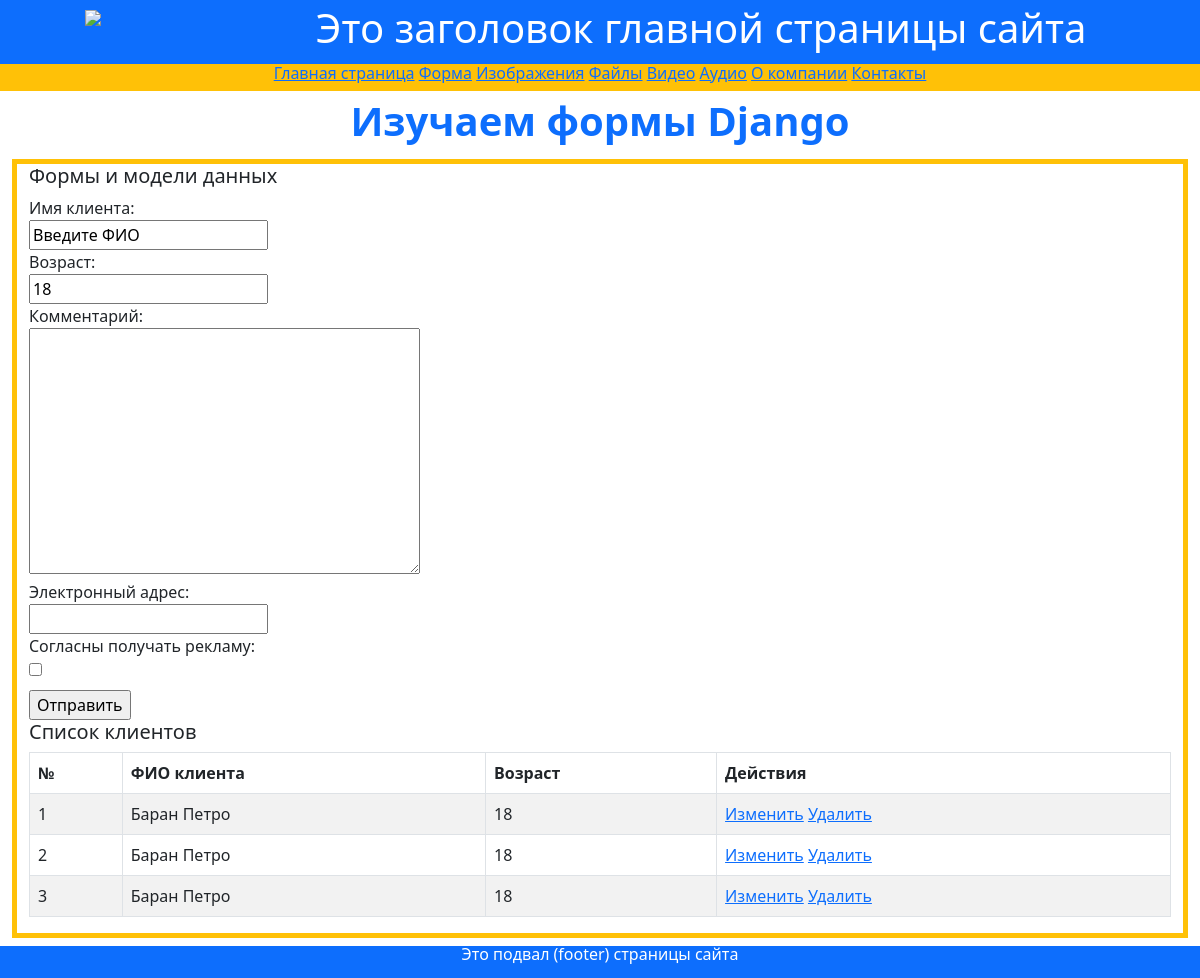
Page /my_form/ on the committed database.
### firstapp/models.py (models this page shows)
class Person(models.Model):
    name = models.CharField(max_length=20, verbose_name="Имя клиента")
    age = models.IntegerField(verbose_name="Boзpacт клиента")
    objects = models.Manager()  # This is the default manager - это интерфейс, через который для моделей Django предоставляютсяоперации запросов к базе данных.
    object_person = models.Manager()

### firstapp/views.py (the view)
# urls.py: path('my_form/', views.my_form, name='my_form'),
def my_form(request):
    if request.method == "POST":
        form = UserForm(request.POST)
        if form.is_valid():
            person = Person(
                name=form.cleaned_data['name'],
                age=form.cleaned_data['age']
            )
            person.save()
            return redirect('my_form')  # Redirect to a success page or another view
    else:
        form = UserForm()
    my_text = "Сведения о клиентах"
    people = Person.objects.all()
    context = {"my_text": my_text, "people": people, "form": form}
    return render(request, "firstapp/my_form.html", context)

### firstapp/forms.py
class UserForm(forms.Form):
    name = forms.CharField(label="Имя клиента", max_length=15, help_text="ФИO не более 15 символов",
                           initial="Bвeдитe ФИО")
    age = forms.IntegerField(label="Возраст", help_text="Введите возраст", initial=18)
    comment = forms.CharField(
        label="Комментарий", widget=forms.Textarea  # Назначим для поля ввода комментариев другой виджет
    )
    email = forms.EmailField(label="Электронный адрес")
    reklama = forms.BooleanField(label="Согласны получать рекламу", required=False)
    required_css_class = "field"
    error_css_class = "error"

### templates/firstapp/my_form.html (shortened to what this page needs)
{% extends "firstapp/base.html" %}
{% block header %}Изучаем формы Django{% endblock header %}
{% block content %}
<div class="container-fluid text-start my-2 border border-5 border-warning">
    <h5>Формы и модели данных</h5>
    <form method="POST">
        <div class="form-group my-2">
            {% for field in form %}
            <div>{{ field.label_tag }}</div>
            <div>{{ field }}</div>
            {% endfor %}
        </div>
        <input type="submit" value="Отправить">
    </form>
    {% if people.count > 0 %}
    <h5>Список клиентов</h5>
    <table class="table table-striped table-bordered text-start">
        <thead>
        <tr>
            <th>№</th>
            <th>ФИО клиента</th>
            <th>Возраст</th>
            <th>Действия</th>
        </tr>
        </thead>
        <tbody>
        {% for person in people %}
        <tr>
            <td>{{ person.id }}</td>
            <td>{{ person.name }}</td>
            <td>{{ person.age }}</td>
            <td>
                <a href="edit_form/{{ person.id }}">Изменить</a>
                <a href="delete/{{ person.id }}">Удалить</a>
            </td>
        </tr>
        {% endfor %}
        </tbody>
    </table>
    {% endif %}
</div>
{% endblock content %}

### rows in the picture
Person: id "1", name "Баран Петро", age "18"
Person: id "2", name "Баран Петро", age "18"
Person: id "3", name "Баран Петро", age "18"

### other values in the picture
{{ field.label_tag }} "Имя клиента:" "Возраст:" "Комментарий:" "Электронный адрес:" "Согласны получать рекламу:"
